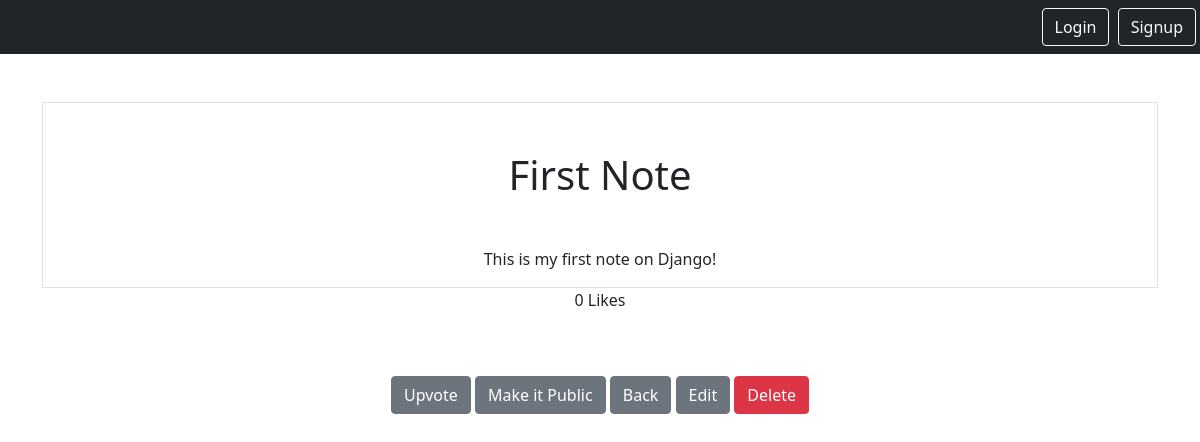
Page /smart/notes/1 on the earlier database version.
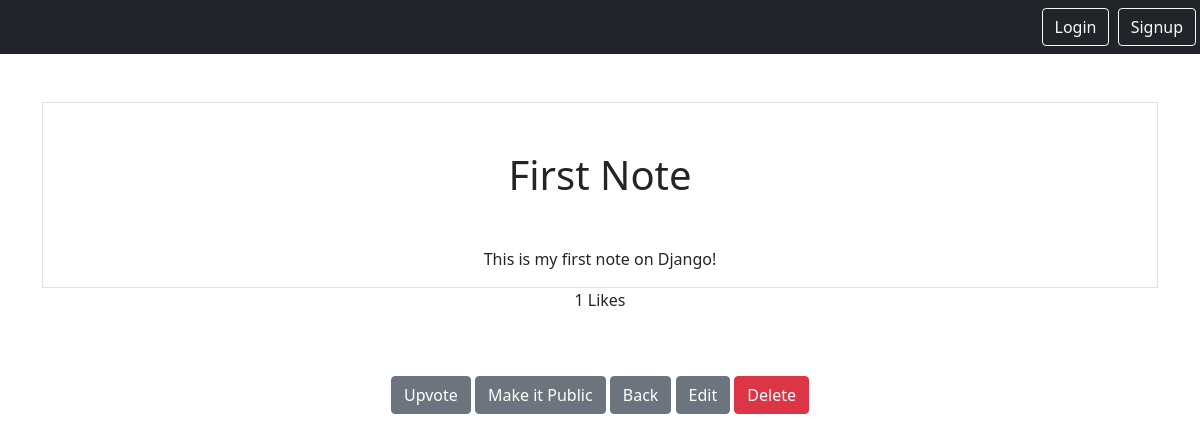
Same page on the later database version.
### notes/models.py (models this page shows)
class Notes(models.Model):
    title = models.CharField(max_length=200)
    text = models.TextField()
    created = models.DateTimeField(auto_now_add=True)
    likes = models.PositiveSmallIntegerField(default=0)
    user = models.ForeignKey(User, on_delete=models.CASCADE, related_name="notes")
    is_public = models.BooleanField(default=False)

### notes/views.py (the view)
# urls.py: path('notes/<int:pk>', views.NotesDetailView.as_view(), name="notes.detail"),
class NotesDetailView(DetailView):
    model = Notes
    context_object_name = "note"

### notes/templates/notes/notes_detail.html (shortened to what this page needs)
{% extends "base.html" %}
{% block content %}
<div class="border round">
    <h1 class="my-5"> {{note.title}}{% if note.is_public %}<span class="badge bg-secondary">Public </span>{% endif %}</h1>
    <p> {{note.text}}</p>
</div>
<p>{{note.likes}} Likes</p>
<form method="post" class="d-inline" action ="{% url 'notes.add_like' pk=note.id %}">
    <button  class="btn btn-secondary my-5" type="submit">Upvote</button>
</form>
<form method="post" class="d-inline" action ="{% url 'notes.change_visibility' pk=note.id %}">
    <button  class="btn btn-secondary my-5" type="submit">
        {% if note.is_public %}
            Make it Private
        {% else %}
            Make it Public
        {% endif %}
    </button>
</form>
<a href="{% url 'notes.list' %}" class="btn btn-secondary my-5">Back</a>
<a href="{% url 'notes.update' pk=note.id %}" class="btn btn-secondary">Edit</a>
<a href="{% url 'notes.delete' pk=note.id %}" class="btn btn-danger ">Delete</a>
{% endblock %}

Differences in the rows shown:
changed Notes "First Note": likes "0" → "1"
